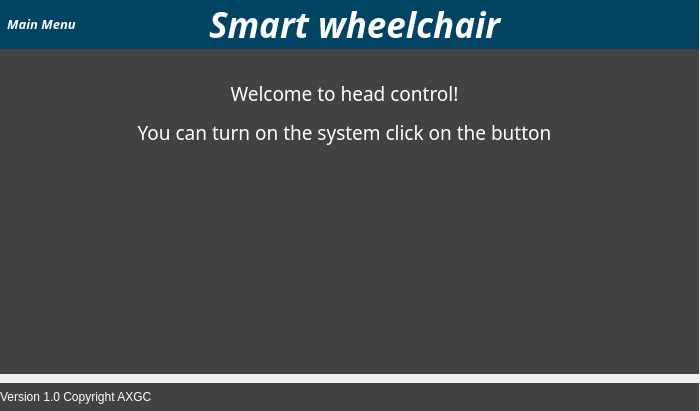
<?xml version="1.0" encoding="UTF-8"?>
<ui version="4.0">
 <class>head_window</class>
 <widget class="QMainWindow" name="head_window">
  <property name="geometry">
   <rect>
    <x>0</x>
    <y>0</y>
    <width>700</width>
    <height>411</height>
   </rect>
  </property>
  <property name="windowTitle">
   <string>MainWindow</string>
  </property>
  <property name="styleSheet">
   <string notr="true">*{
	background-color: rgb(66, 66, 66);
	border: none;
	background: none;
	color: #fff;
}
QPushButton, QLineEdit, QCheckBox{
	background-color:rgba(10,16,27,150);
	padding: 7px;
	border-radius: 5px;
}</string>
  </property>
  <widget class="QWidget" name="centralwidget">
   <property name="maximumSize">
    <size>
     <width>699</width>
     <height>411</height>
    </size>
   </property>
   <property name="styleSheet">
    <string notr="true"/>
   </property>
   <layout class="QVBoxLayout" name="verticalLayout">
    <property name="spacing">
     <number>0</number>
    </property>
    <property name="leftMargin">
     <number>0</number>
    </property>
    <property name="topMargin">
     <number>0</number>
    </property>
    <property name="rightMargin">
     <number>0</number>
    </property>
    <property name="bottomMargin">
     <number>0</number>
    </property>
    <item alignment="Qt::AlignTop">
     <widget class="QFrame" name="header_frame">
      <property name="styleSheet">
       <string notr="true">background-color: rgb(0, 67, 98);</string>
      </property>
      <property name="frameShape">
       <enum>QFrame::NoFrame</enum>
      </property>
      <property name="frameShadow">
       <enum>QFrame::Raised</enum>
      </property>
      <layout class="QHBoxLayout" name="horizontalLayout">
       <property name="spacing">
        <number>0</number>
       </property>
       <property name="leftMargin">
        <number>0</number>
       </property>
       <property name="topMargin">
        <number>0</number>
       </property>
       <property name="rightMargin">
        <number>0</number>
       </property>
       <property name="bottomMargin">
        <number>0</number>
       </property>
       <item alignment="Qt::AlignLeft">
        <widget class="QFrame" name="header_left_frame">
         <property name="frameShape">
          <enum>QFrame::StyledPanel</enum>
         </property>
         <property name="frameShadow">
          <enum>QFrame::Raised</enum>
         </property>
         <layout class="QHBoxLayout" name="horizontalLayout_4">
          <property name="spacing">
           <number>0</number>
          </property>
          <property name="leftMargin">
           <number>0</number>
          </property>
          <property name="topMargin">
           <number>0</number>
          </property>
          <property name="rightMargin">
           <number>0</number>
          </property>
          <property name="bottomMargin">
           <number>0</number>
          </property>
          <item>
           <widget class="QPushButton" name="return_btn">
            <property name="font">
             <font>
              <family>Lucida Sans</family>
              <pointsize>10</pointsize>
              <weight>75</weight>
              <italic>true</italic>
              <bold>true</bold>
             </font>
            </property>
            <property name="text">
             <string>Main Menu</string>
            </property>
            <property name="icon">
             <iconset resource="icons/icons.qrc">
              <normaloff>:/icons/arrow-left.svg</normaloff>:/icons/arrow-left.svg</iconset>
            </property>
            <property name="iconSize">
             <size>
              <width>32</width>
              <height>32</height>
             </size>
            </property>
           </widget>
          </item>
         </layout>
        </widget>
       </item>
       <item>
        <widget class="QFrame" name="header_center_frame">
         <property name="frameShape">
          <enum>QFrame::StyledPanel</enum>
         </property>
         <property name="frameShadow">
          <enum>QFrame::Raised</enum>
         </property>
         <layout class="QHBoxLayout" name="horizontalLayout_3">
          <property name="spacing">
           <number>0</number>
          </property>
          <property name="leftMargin">
           <number>0</number>
          </property>
          <property name="topMargin">
           <number>0</number>
          </property>
          <property name="rightMargin">
           <number>0</number>
          </property>
          <property name="bottomMargin">
           <number>0</number>
          </property>
          <item>
           <widget class="QLabel" name="label">
            <property name="font">
             <font>
              <pointsize>16</pointsize>
             </font>
            </property>
            <property name="text">
             <string/>
            </property>
            <property name="pixmap">
             <pixmap resource="icons/icons.qrc">:/icons/wheelchair.png</pixmap>
            </property>
           </widget>
          </item>
          <item>
           <widget class="QLabel" name="main_title">
            <property name="font">
             <font>
              <family>Lucida Sans</family>
              <pointsize>26</pointsize>
              <weight>75</weight>
              <italic>true</italic>
              <bold>true</bold>
             </font>
            </property>
            <property name="text">
             <string>&lt;html&gt;&lt;head/&gt;&lt;body&gt;&lt;p&gt;&lt;span style=&quot; color:#ffffff;&quot;&gt;Smart wheelchair&lt;/span&gt;&lt;/p&gt;&lt;/body&gt;&lt;/html&gt;</string>
            </property>
           </widget>
          </item>
         </layout>
        </widget>
       </item>
       <item>
        <widget class="QFrame" name="header_right_frame">
         <property name="frameShape">
          <enum>QFrame::StyledPanel</enum>
         </property>
         <property name="frameShadow">
          <enum>QFrame::Raised</enum>
         </property>
        </widget>
       </item>
      </layout>
     </widget>
    </item>
    <item>
     <widget class="QFrame" name="main_frame">
      <property name="minimumSize">
       <size>
        <width>300</width>
        <height>325</height>
       </size>
      </property>
      <property name="styleSheet">
       <string notr="true">background-color: rgb(66, 66, 66);</string>
      </property>
      <property name="frameShape">
       <enum>QFrame::StyledPanel</enum>
      </property>
      <property name="frameShadow">
       <enum>QFrame::Raised</enum>
      </property>
      <layout class="QHBoxLayout" name="horizontalLayout_2">
       <item>
        <widget class="QFrame" name="pages">
         <property name="minimumSize">
          <size>
           <width>0</width>
           <height>0</height>
          </size>
         </property>
         <property name="maximumSize">
          <size>
           <width>16777215</width>
           <height>16777215</height>
          </size>
         </property>
         <property name="frameShape">
          <enum>QFrame::StyledPanel</enum>
         </property>
         <property name="frameShadow">
          <enum>QFrame::Raised</enum>
         </property>
         <widget class="QScrollArea" name="scrollArea">
          <property name="enabled">
           <bool>true</bool>
          </property>
          <property name="geometry">
           <rect>
            <x>20</x>
            <y>0</y>
            <width>661</width>
            <height>311</height>
           </rect>
          </property>
          <property name="minimumSize">
           <size>
            <width>0</width>
            <height>0</height>
           </size>
          </property>
          <property name="maximumSize">
           <size>
            <width>16777215</width>
            <height>16777215</height>
           </size>
          </property>
          <property name="widgetResizable">
           <bool>true</bool>
          </property>
          <widget class="QWidget" name="scrollAreaWidgetContents">
           <property name="geometry">
            <rect>
             <x>0</x>
             <y>0</y>
             <width>661</width>
             <height>311</height>
            </rect>
           </property>
           <property name="minimumSize">
            <size>
             <width>0</width>
             <height>0</height>
            </size>
           </property>
           <layout class="QGridLayout" name="gridLayout">
            <property name="leftMargin">
             <number>0</number>
            </property>
            <property name="topMargin">
             <number>0</number>
            </property>
            <property name="rightMargin">
             <number>0</number>
            </property>
            <property name="bottomMargin">
             <number>0</number>
            </property>
            <property name="spacing">
             <number>0</number>
            </property>
            <item row="0" column="0">
             <widget class="QStackedWidget" name="stackedWidget">
              <property name="minimumSize">
               <size>
                <width>0</width>
                <height>0</height>
               </size>
              </property>
              <property name="maximumSize">
               <size>
                <width>16777215</width>
                <height>16777215</height>
               </size>
              </property>
              <property name="currentIndex">
               <number>0</number>
              </property>
              <widget class="QWidget" name="page_3">
               <widget class="QLabel" name="label_2">
                <property name="geometry">
                 <rect>
                  <x>90</x>
                  <y>10</y>
                  <width>451</width>
                  <height>91</height>
                 </rect>
                </property>
                <property name="font">
                 <font>
                  <family>Lucida Sans</family>
                  <pointsize>14</pointsize>
                 </font>
                </property>
                <property name="text">
                 <string>&lt;html&gt;&lt;head/&gt;&lt;body&gt;&lt;p align=&quot;center&quot;&gt;Welcome to head control!&lt;/p&gt;&lt;p align=&quot;center&quot;&gt;You can turn on the system click on the button&lt;/p&gt;&lt;/body&gt;&lt;/html&gt;</string>
                </property>
               </widget>
               <widget class="QPushButton" name="start_wizard_btn">
                <property name="geometry">
                 <rect>
                  <x>200</x>
                  <y>130</y>
                  <width>181</width>
                  <height>141</height>
                 </rect>
                </property>
                <property name="minimumSize">
                 <size>
                  <width>100</width>
                  <height>0</height>
                 </size>
                </property>
                <property name="maximumSize">
                 <size>
                  <width>16777215</width>
                  <height>16777215</height>
                 </size>
                </property>
                <property name="text">
                 <string/>
                </property>
                <property name="icon">
                 <iconset resource="icons/icons.qrc">
                  <normaloff>:/icons/power-on.png</normaloff>:/icons/power-on.png</iconset>
                </property>
                <property name="iconSize">
                 <size>
                  <width>128</width>
                  <height>128</height>
                 </size>
                </property>
               </widget>
              </widget>
              <widget class="QWidget" name="page">
               <widget class="QLabel" name="label_5">
                <property name="geometry">
                 <rect>
                  <x>10</x>
                  <y>10</y>
                  <width>331</width>
                  <height>281</height>
                 </rect>
                </property>
                <property name="font">
                 <font>
                  <family>Lucida Sans</family>
                  <pointsize>12</pointsize>
                 </font>
                </property>
                <property name="autoFillBackground">
                 <bool>false</bool>
                </property>
                <property name="text">
                 <string>&lt;html&gt;&lt;head/&gt;&lt;body&gt;&lt;p align=&quot;justify&quot;&gt;Please move your head in the direction you want to operate the wheelchair.&lt;/p&gt;&lt;p align=&quot;justify&quot;&gt;The image is showing the place you are making pressure in the cup.&lt;/p&gt;&lt;p align=&quot;justify&quot;&gt;You also have a scroll bar to change the velocity of the wheelchair in the next page. &lt;/p&gt;&lt;p align=&quot;justify&quot;&gt;You have an emergency button to stop the system.&lt;/p&gt;&lt;p align=&quot;justify&quot;&gt;To come back and start the controller next page have a return button for that.&lt;/p&gt;&lt;p align=&quot;justify&quot;&gt;Let's go to operate the wheelchair!&lt;/p&gt;&lt;/body&gt;&lt;/html&gt;</string>
                </property>
                <property name="scaledContents">
                 <bool>true</bool>
                </property>
                <property name="wordWrap">
                 <bool>true</bool>
                </property>
               </widget>
               <widget class="QPushButton" name="nxt">
                <property name="geometry">
                 <rect>
                  <x>590</x>
                  <y>230</y>
                  <width>71</width>
                  <height>61</height>
                 </rect>
                </property>
                <property name="text">
                 <string/>
                </property>
                <property name="icon">
                 <iconset resource="icons/icons.qrc">
                  <normaloff>:/icons/arrow-right-circle.svg</normaloff>:/icons/arrow-right-circle.svg</iconset>
                </property>
                <property name="iconSize">
                 <size>
                  <width>64</width>
                  <height>64</height>
                 </size>
                </property>
               </widget>
               <widget class="QLabel" name="up_right">
                <property name="geometry">
                 <rect>
                  <x>460</x>
                  <y>180</y>
                  <width>31</width>
                  <height>31</height>
                 </rect>
                </property>
                <property name="text">
                 <string/>
                </property>
                <property name="pixmap">
                 <pixmap resource="icons/icons.qrc">:/icons/spiral.png</pixmap>
                </property>
                <property name="scaledContents">
                 <bool>true</bool>
                </property>
               </widget>
               <widget class="QLabel" name="up_left">
                <property name="geometry">
                 <rect>
                  <x>510</x>
                  <y>180</y>
                  <width>31</width>
                  <height>31</height>
                 </rect>
                </property>
                <property name="text">
                 <string/>
                </property>
                <property name="pixmap">
                 <pixmap resource="icons/icons.qrc">:/icons/spiral.png</pixmap>
                </property>
                <property name="scaledContents">
                 <bool>true</bool>
                </property>
               </widget>
               <widget class="QLabel" name="left_label">
                <property name="geometry">
                 <rect>
                  <x>430</x>
                  <y>110</y>
                  <width>31</width>
                  <height>31</height>
                 </rect>
                </property>
                <property name="text">
                 <string/>
                </property>
                <property name="pixmap">
                 <pixmap resource="icons/icons.qrc">:/icons/spiral.png</pixmap>
                </property>
                <property name="scaledContents">
                 <bool>true</bool>
                </property>
               </widget>
               <widget class="QLabel" name="right_label">
                <property name="geometry">
                 <rect>
                  <x>550</x>
                  <y>110</y>
                  <width>31</width>
                  <height>31</height>
                 </rect>
                </property>
                <property name="text">
                 <string/>
                </property>
                <property name="pixmap">
                 <pixmap resource="icons/icons.qrc">:/icons/spiral.png</pixmap>
                </property>
                <property name="scaledContents">
                 <bool>true</bool>
                </property>
               </widget>
               <widget class="QLabel" name="back_label">
                <property name="geometry">
                 <rect>
                  <x>490</x>
                  <y>60</y>
                  <width>31</width>
                  <height>31</height>
                 </rect>
                </property>
                <property name="text">
                 <string/>
                </property>
                <property name="pixmap">
                 <pixmap resource="icons/icons.qrc">:/icons/spiral.png</pixmap>
                </property>
                <property name="scaledContents">
                 <bool>true</bool>
                </property>
               </widget>
              </widget>
              <widget class="QWidget" name="page_2">
               <widget class="QPushButton" name="stop_btn">
                <property name="geometry">
                 <rect>
                  <x>90</x>
                  <y>30</y>
                  <width>281</width>
                  <height>161</height>
                 </rect>
                </property>
                <property name="font">
                 <font>
                  <family>Lucida Sans</family>
                  <pointsize>12</pointsize>
                  <weight>75</weight>
                  <bold>true</bold>
                 </font>
                </property>
                <property name="text">
                 <string>Emergency button</string>
                </property>
                <property name="icon">
                 <iconset resource="icons/icons.qrc">
                  <normaloff>:/icons/icons8-stop-sign-96.png</normaloff>:/icons/icons8-stop-sign-96.png</iconset>
                </property>
                <property name="iconSize">
                 <size>
                  <width>128</width>
                  <height>128</height>
                 </size>
                </property>
               </widget>
               <widget class="QScrollBar" name="velocimeter">
                <property name="geometry">
                 <rect>
                  <x>460</x>
                  <y>0</y>
                  <width>71</width>
                  <height>251</height>
                 </rect>
                </property>
                <property name="orientation">
                 <enum>Qt::Vertical</enum>
                </property>
               </widget>
               <widget class="QPushButton" name="prev">
                <property name="geometry">
                 <rect>
                  <x>0</x>
                  <y>230</y>
                  <width>71</width>
                  <height>61</height>
                 </rect>
                </property>
                <property name="text">
                 <string/>
                </property>
                <property name="icon">
                 <iconset resource="icons/icons.qrc">
                  <normaloff>:/icons/arrow-left-circle.svg</normaloff>:/icons/arrow-left-circle.svg</iconset>
                </property>
                <property name="iconSize">
                 <size>
                  <width>64</width>
                  <height>64</height>
                 </size>
                </property>
               </widget>
               <widget class="QLabel" name="label_3">
                <property name="geometry">
                 <rect>
                  <x>340</x>
                  <y>270</y>
                  <width>301</width>
                  <height>31</height>
                 </rect>
                </property>
                <property name="font">
                 <font>
                  <family>Lucida Sans</family>
                  <pointsize>12</pointsize>
                 </font>
                </property>
                <property name="text">
                 <string>Change the velocity of the wheelchair</string>
                </property>
               </widget>
              </widget>
             </widget>
            </item>
           </layout>
          </widget>
         </widget>
        </widget>
       </item>
      </layout>
     </widget>
    </item>
    <item alignment="Qt::AlignBottom">
     <widget class="QFrame" name="footer_frame">
      <property name="styleSheet">
       <string notr="true">
background-color: rgb(66, 66, 66);</string>
      </property>
      <property name="frameShape">
       <enum>QFrame::NoFrame</enum>
      </property>
      <property name="frameShadow">
       <enum>QFrame::Raised</enum>
      </property>
      <layout class="QHBoxLayout" name="horizontalLayout_5">
       <property name="spacing">
        <number>0</number>
       </property>
       <property name="leftMargin">
        <number>0</number>
       </property>
       <property name="topMargin">
        <number>0</number>
       </property>
       <property name="rightMargin">
        <number>0</number>
       </property>
       <property name="bottomMargin">
        <number>0</number>
       </property>
       <item>
        <widget class="QFrame" name="footer_left_frame">
         <property name="frameShape">
          <enum>QFrame::StyledPanel</enum>
         </property>
         <property name="frameShadow">
          <enum>QFrame::Raised</enum>
         </property>
         <layout class="QHBoxLayout" name="horizontalLayout_6">
          <property name="spacing">
           <number>0</number>
          </property>
          <property name="leftMargin">
           <number>0</number>
          </property>
          <property name="topMargin">
           <number>0</number>
          </property>
          <property name="rightMargin">
           <number>0</number>
          </property>
          <property name="bottomMargin">
           <number>0</number>
          </property>
          <item alignment="Qt::AlignLeft">
           <widget class="QLabel" name="label_4">
            <property name="text">
             <string>&lt;html&gt;&lt;head/&gt;&lt;body&gt;&lt;p&gt;&lt;span style=&quot; color:#ffffff;&quot;&gt;Version 1.0 Copyright AXGC&lt;/span&gt;&lt;/p&gt;&lt;/body&gt;&lt;/html&gt;</string>
            </property>
           </widget>
          </item>
         </layout>
        </widget>
       </item>
       <item>
        <widget class="QFrame" name="footer_right_frame">
         <property name="styleSheet">
          <string notr="true">background-color: rgb(66,66, 66);</string>
         </property>
         <property name="frameShape">
          <enum>QFrame::StyledPanel</enum>
         </property>
         <property name="frameShadow">
          <enum>QFrame::Raised</enum>
         </property>
         <layout class="QVBoxLayout" name="verticalLayout_2">
          <property name="spacing">
           <number>0</number>
          </property>
          <property name="leftMargin">
           <number>0</number>
          </property>
          <property name="topMargin">
           <number>0</number>
          </property>
          <property name="rightMargin">
           <number>0</number>
          </property>
          <property name="bottomMargin">
           <number>0</number>
          </property>
          <item alignment="Qt::AlignRight">
           <widget class="QPushButton" name="info_btn">
            <property name="text">
             <string/>
            </property>
            <property name="icon">
             <iconset resource="icons/icons.qrc">
              <normaloff>:/icons/help-circle.svg</normaloff>:/icons/help-circle.svg</iconset>
            </property>
            <property name="iconSize">
             <size>
              <width>28</width>
              <height>28</height>
             </size>
            </property>
           </widget>
          </item>
         </layout>
        </widget>
       </item>
       <item alignment="Qt::AlignBottom">
        <widget class="QFrame" name="size_grip_2">
         <property name="minimumSize">
          <size>
           <width>10</width>
           <height>10</height>
          </size>
         </property>
         <property name="maximumSize">
          <size>
           <width>10</width>
           <height>10</height>
          </size>
         </property>
         <property name="frameShape">
          <enum>QFrame::StyledPanel</enum>
         </property>
         <property name="frameShadow">
          <enum>QFrame::Raised</enum>
         </property>
        </widget>
       </item>
      </layout>
     </widget>
    </item>
   </layout>
  </widget>
 </widget>
 <resources>
  <include location="icons/icons.qrc"/>
  <include location="icons.qrc"/>
  <include location="icons/icons.qrc"/>
 </resources>
 <connections/>
</ui>
